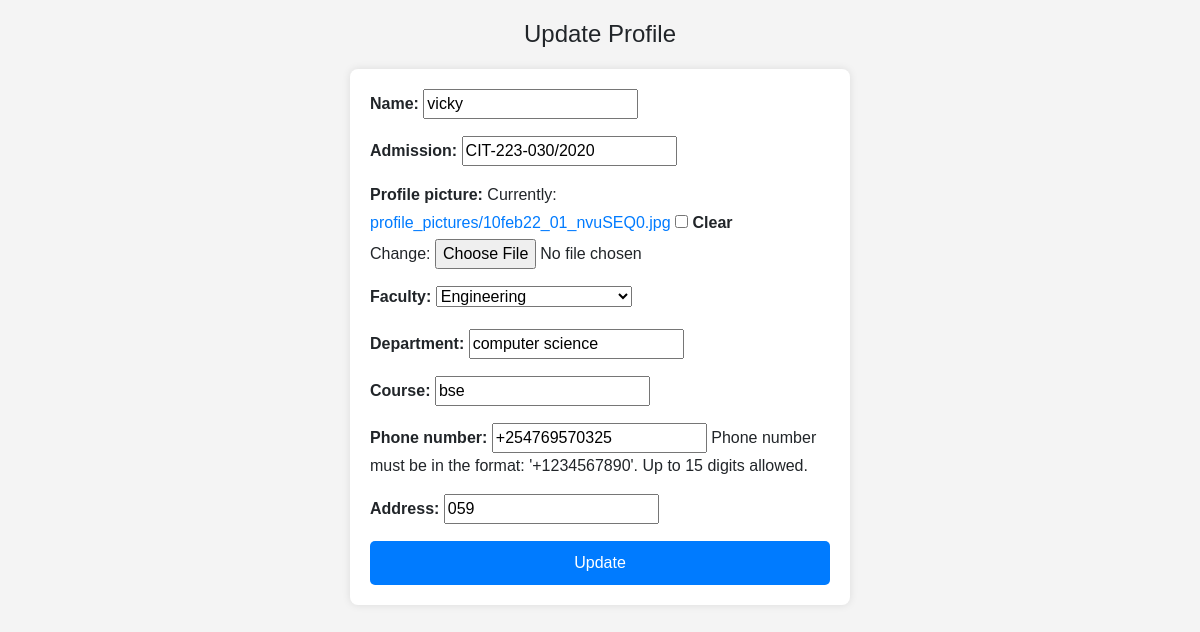
Page /profile/update/ (signed in) on the earlier database version.
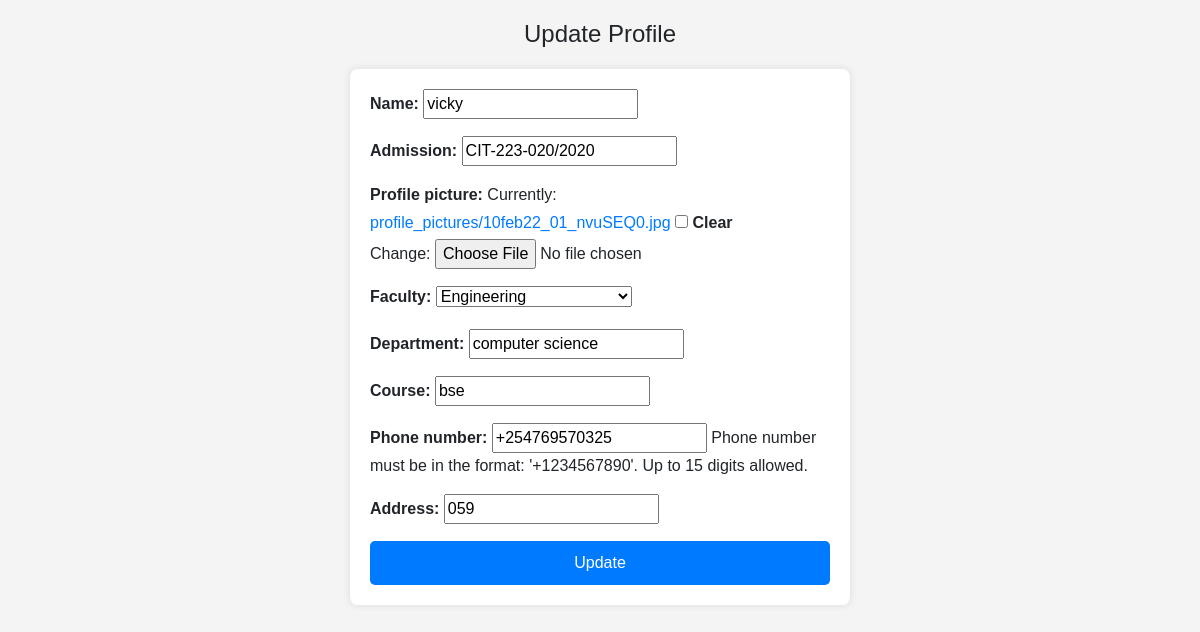
Same page on the later database version.
### campusEcho/models.py (models this page shows, shortened)
class Profile(models.Model):
    FACULTY_CHOICES = [
        ('Medicine', 'Medicine'),
        ('Engineering', 'Engineering'),
        ('Media', 'Media'),
        ('Computing', 'Computing'),
        ('Business', 'Business'),
        ('Science and Technology', 'Science and Technology'),
        ('TVET', 'TVET'),
    ]
    phone_regex = RegexValidator(
        regex=r'^\+?1?\d{9,15}$',
        message="Phone number must be in the format: '+1234567890'. Up to 15 digits allowed."
    )
    user = models.OneToOneField(User, on_delete=models.CASCADE)
    name = models.CharField(max_length=50)
    admission = models.CharField(max_length=50)  # Consider using DateField or IntegerField
    profile_picture = models.ImageField(upload_to='profile_pictures/', blank=True)
    faculty = models.CharField(max_length=100, choices=FACULTY_CHOICES, blank=True, default='other')
    department = models.CharField(max_length=20, blank=True)  # Follow snake_case convention
    course = models.CharField(max_length=15, blank=True)
    phone_number = models.CharField(
        validators=[phone_regex],
        max_length=15,
        blank=True,
        help_text="Phone number must be in the format: '+1234567890'. Up to 15 digits allowed."
    )
    address = models.CharField(max_length=200, blank=True)

### campusEcho/views.py (the view)
# urls.py: path('profile/update/', views.profile_update_view, name='profile_update'),
@login_required
def profile_update_view(request):
    try:
        profile = request.user.profile
    except Profile.DoesNotExist:
        return redirect('profile_create')
    if request.method == 'POST':
        form = ProfileForm(request.POST, request.FILES, instance=profile)
        if form.is_valid():
            form.save()
            return redirect('profile')
    else:
        form = ProfileForm(instance=profile)
    return render(request, 'profile_update.html', {'form': form, 'profile': profile})  # Pass profile to the template

### campusEcho/forms.py
class ProfileForm(forms.ModelForm):
    class Meta:
        model = Profile
        exclude = ['user']

### Templates/profile_update.html (shortened to what this page needs)
{% load static %}
<!DOCTYPE html>
<html lang="en">
<head>
    <link rel="stylesheet" href="https://stackpath.bootstrapcdn.com/bootstrap/4.5.2/css/bootstrap.min.css">
    <link rel="stylesheet" href="{% static 'css/profile_update.css' %}">
</head>
<body>
    <h1>Update Profile</h1>
    <form method="post" enctype="multipart/form-data">
        {{form.as_p}}
        <button type="submit">Update</button>
    </form>
</body>
</html>

Differences in the rows shown:
changed Profile "vicky": admission "CIT-223-030/2020" → "CIT-223-020/2020"
